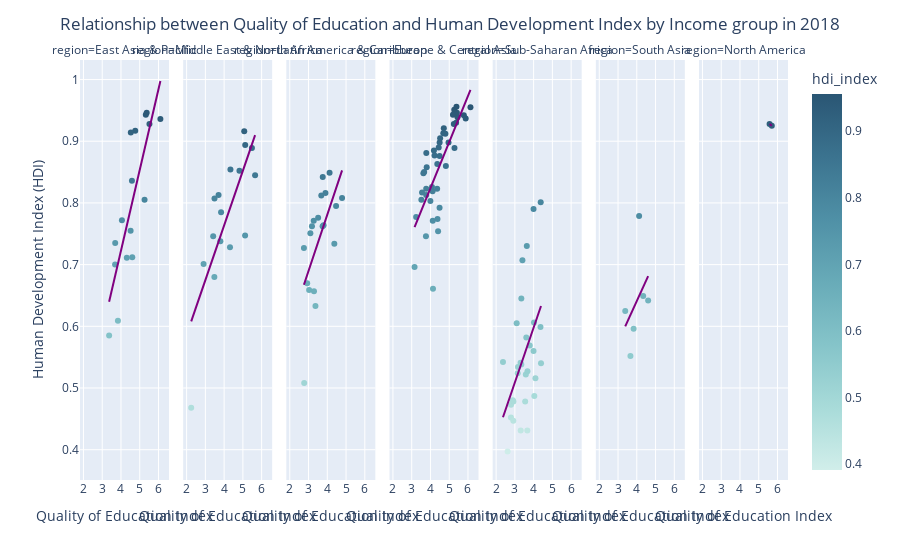

Source (notebook cell):
### Markdown cell above
In general there aren't mcuh difference between the regions except for North America which can be explianed by the low number of observations/countries.

### Code cell
fig = px.scatter(data_frame=df_indicators_2018,x='edu_quality_index',y='hdi_index',facet_col='region',hover_name='country',color='hdi_index',trendline='ols',
                 category_orders= regions_ord, labels={'hdi':'Humand Development Index'},
                 color_continuous_scale=px.colors.sequential.Teal, trendline_color_override='Purple')

#Setting the labels of the plot
fig.update_layout(
    title={
        'text': "Relationship between Quality of Education and Human Development Index by Income group in 2018",
        'x':0.5,
        'xanchor': 'center'},
    xaxis_title="Quality of Education Index",
    yaxis_title="Human Development Index (HDI)"
)
#Ensuring that all x-axis show the correct label
fig.for_each_xaxis(lambda x: x.update(title="Quality of Education Index"))

fig.show()

### Figure 1 — Plotly figure (JSON) as saved in the notebook; plotly's stock layout.template omitted (floating-point values rounded to 4 significant figures)
{"data": [{"hovertemplate": "<b>%{hovertext}</b><br><br>region=East Asia & Pacific<br>edu_quality_index=%{x}<br>hdi_index=%{marker.color}<extra></extra>", "hovertext": ["American Samoa", "Australia", "Brunei", "Cambodia", "China", "Fiji", "French Polynesia", "Guam", "Hong Kong", "Indonesia", "Japan", "Kiribati", "Korea, Rep.", "Lao PDR", "Macao SAR, China", "Malaysia", "Marshall Islands", "Micronesia", "Mongolia", "Myanmar", "Nauru", "New Caledonia", "New Zealand", "Northern Mariana Islands", "Palau", "Papua New Guinea", "Philippines", "Samoa", "Singapore", "Solomon Islands", "Thailand", "Timor-Leste", "Tonga", "Tuvalu", "Vanuatu", "Vietnam"], "legendgroup": "", "marker": {"color": [null, 0.943, 0.836, 0.585, 0.755, 0.742, null, null, 0.946, 0.712, 0.917, 0.628, 0.914, 0.609, null, 0.805, 0.702, 0.618, 0.735, 0.579, null, null, 0.928, null, 0.822, 0.549, 0.711, 0.709, 0.936, 0.564, 0.772, 0.599, 0.723, null, 0.603, 0.7], "coloraxis": "coloraxis", "symbol": "circle"}, "mode": "markers", "name": "", "orientation": "v", "showlegend": false, "type": "scatter", "x": [null, 5.325, 4.585, 3.368, 4.514, null, null, null, 5.372, 4.603, 4.761, null, 4.524, 3.837, null, 5.258, null, null, 3.693, null, null, null, 5.519, null, null, null, 4.312, null, 6.102, null, 4.051, null, null, null, null, 3.687], "xaxis": "x", "y": [null, 0.943, 0.836, 0.585, 0.755, 0.742, null, null, 0.946, 0.712, 0.917, 0.628, 0.914, 0.609, null, 0.805, 0.702, 0.618, 0.735, 0.579, null, null, 0.928, null, 0.822, 0.549, 0.711, 0.709, 0.936, 0.564, 0.772, 0.599, 0.723, null, 0.603, 0.7], "yaxis": "y"}, {"hovertemplate": "<b>OLS trendline</b><br>hdi_index = 0.13093 * edu_quality_index + 0.198708<br>R<sup>2</sup>=0.688274<br><br>region=East Asia & Pacific<br>edu_quality_index=%{x}<br>hdi_index=%{y} <b>(trend)</b><extra></extra>", "legendgroup": "", "line": {"color": "Purple"}, "marker": {"symbol": "circle"}, "mode": "lines", "name": "", "showlegend": false, "type": "scatter", "x": [3.368, 3.687, 3.693, 3.837, 4.051, 4.312, 4.514, 4.524, 4.585, 4.603, 4.761, 5.258, 5.325, 5.372, 5.519, 6.102], "xaxis": "x", "y": [0.6397, 0.6815, 0.6822, 0.7011, 0.729, 0.7633, 0.7897, 0.7911, 0.799, 0.8013, 0.8221, 0.8872, 0.8959, 0.9021, 0.9213, 0.9976], "yaxis": "y"}, {"hovertemplate": "<b>%{hovertext}</b><br><br>region=Middle East & North Africa<br>edu_quality_index=%{x}<br>hdi_index=%{marker.color}<extra></extra>", "hovertext": ["Algeria", "Bahrain", "Djibouti", "Egypt", "Iran", "Iraq", "Israel", "Jordan", "Kuwait", "Lebanon", "Libya", "Malta", "Morocco", "Oman", "Qatar", "Saudi Arabia", "Syria", "Tunisia", "United Arab Emirates", "West Bank and Gaza", "Yemen"], "legendgroup": "", "marker": {"color": [0.746, 0.852, 0.518, 0.701, 0.785, 0.671, 0.916, 0.728, 0.807, 0.747, 0.721, 0.894, 0.68, 0.813, 0.845, 0.854, 0.563, 0.738, 0.889, null, 0.468], "coloraxis": "coloraxis", "symbol": "circle"}, "mode": "markers", "name": "", "orientation": "v", "showlegend": false, "type": "scatter", "x": [3.417, 4.817, null, 2.905, 3.838, null, 5.072, 4.312, 3.486, 5.119, null, 5.124, 3.48, 3.703, 5.651, 4.336, null, 3.799, 5.482, null, 2.245], "xaxis": "x2", "y": [0.746, 0.852, 0.518, 0.701, 0.785, 0.671, 0.916, 0.728, 0.807, 0.747, 0.721, 0.894, 0.68, 0.813, 0.845, 0.854, 0.563, 0.738, 0.889, null, 0.468], "yaxis": "y2"}, {"hovertemplate": "<b>OLS trendline</b><br>hdi_index = 0.0886201 * edu_quality_index + 0.409027<br>R<sup>2</sup>=0.622130<br><br>region=Middle East & North Africa<br>edu_quality_index=%{x}<br>hdi_index=%{y} <b>(trend)</b><extra></extra>", "legendgroup": "", "line": {"color": "Purple"}, "marker": {"symbol": "circle"}, "mode": "lines", "name": "", "showlegend": false, "type": "scatter", "x": [2.245, 2.905, 3.417, 3.48, 3.486, 3.703, 3.799, 3.838, 4.312, 4.336, 4.817, 5.072, 5.119, 5.124, 5.482, 5.651], "xaxis": "x2", "y": [0.608, 0.6665, 0.7118, 0.7174, 0.718, 0.7372, 0.7457, 0.7491, 0.7912, 0.7933, 0.8359, 0.8585, 0.8626, 0.8632, 0.8948, 0.9098], "yaxis": "y2"}, {"hovertemplate": "<b>%{hovertext}</b><br><br>region=Latin America & Caribbean<br>edu_quality_index=%{x}<br>hdi_index=%{marker.color}<extra></extra>", "hovertext": ["Antigua and Barbuda", "Argentina", "Aruba", "Bahamas", "Barbados", "Belize", "Bolivia", "Brazil", "British Virgin Islands", "Cayman Islands", "Chile", "Colombia", "Costa Rica", "Cuba", "Curacao", "Dominica", "Dominican Republic", "Ecuador", "El Salvador", "Grenada", "Guatemala", "Guyana", "Haiti", "Honduras", "Jamaica", "Mexico", "Nicaragua", "Panama", "Paraguay", "Peru", "Puerto Rico", "Sint Maarten (Dutch part)", "St. Kitts and Nevis", "St. Lucia", "St. Martin (French part)", "St. Vincent and the Grenadines", "Suriname", "Trinidad and Tobago", "Turks and Caicos Islands", "Uruguay"], "legendgroup": "", "marker": {"color": [0.772, 0.842, null, 0.812, 0.81, 0.714, 0.714, 0.762, null, null, 0.849, 0.764, 0.808, 0.781, null, 0.738, 0.751, 0.762, 0.67, 0.773, 0.657, 0.68, 0.508, 0.633, 0.734, 0.776, 0.659, 0.812, 0.727, 0.771, null, null, 0.773, 0.758, null, null, 0.734, 0.795, null, 0.816], "coloraxis": "coloraxis", "symbol": "circle"}, "mode": "markers", "name": "", "orientation": "v", "showlegend": false, "type": "scatter", "x": [null, 3.757, null, null, null, null, null, 3.183, null, null, 4.122, 3.8, 4.788, null, null, null, 3.097, 3.751, 2.928, null, 3.29, null, 2.768, 3.369, 4.375, 3.512, 3.032, 3.68, 2.754, 3.277, null, null, null, null, null, null, null, 4.469, null, 3.902], "xaxis": "x3", "y": [0.772, 0.842, null, 0.812, 0.81, 0.714, 0.714, 0.762, null, null, 0.849, 0.764, 0.808, 0.781, null, 0.738, 0.751, 0.762, 0.67, 0.773, 0.657, 0.68, 0.508, 0.633, 0.734, 0.776, 0.659, 0.812, 0.727, 0.771, null, null, 0.773, 0.758, null, null, 0.734, 0.795, null, 0.816], "yaxis": "y3"}, {"hovertemplate": "<b>OLS trendline</b><br>hdi_index = 0.0911925 * edu_quality_index + 0.41623<br>R<sup>2</sup>=0.393042<br><br>region=Latin America & Caribbean<br>edu_quality_index=%{x}<br>hdi_index=%{y} <b>(trend)</b><extra></extra>", "legendgroup": "", "line": {"color": "Purple"}, "marker": {"symbol": "circle"}, "mode": "lines", "name": "", "showlegend": false, "type": "scatter", "x": [2.754, 2.768, 2.928, 3.032, 3.097, 3.183, 3.277, 3.29, 3.369, 3.512, 3.68, 3.751, 3.757, 3.8, 3.902, 4.122, 4.375, 4.469, 4.788], "xaxis": "x3", "y": [0.6674, 0.6687, 0.6832, 0.6928, 0.6987, 0.7065, 0.7151, 0.7162, 0.7235, 0.7365, 0.7518, 0.7582, 0.7588, 0.7628, 0.7721, 0.7921, 0.8152, 0.8237, 0.8528], "yaxis": "y3"}, {"hovertemplate": "<b>%{hovertext}</b><br><br>region=Europe & Central Asia<br>edu_quality_index=%{x}<br>hdi_index=%{marker.color}<extra></extra>", "hovertext": ["Albania", "Andorra", "Armenia", "Austria", "Azerbaijan", "Belarus", "Belgium", "Bosnia and Herzegovina", "Bulgaria", "Channel Islands", "Croatia", "Cyprus", "Czech", "Denmark", "Estonia", "Faroe Islands", "Finland", "France", "Georgia", "Germany", "Gibraltar", "Greece", "Greenland", "Hungary", "Iceland", "Ireland", "Isle of Man", "Italy", "Kazakhstan", "Kosovo", "Kyrgyzstan", "Latvia", "Liechtenstein", "Lithuania", "Luxembourg", "Moldova", "Monaco", "Montenegro", "Netherlands", "North Macedonia", "Norway", "Poland", "Portugal", "Romania", "Russia", "San Marino", "Serbia", "Slovakia", "Slovenia", "Spain", "Sweden", "Switzerland", "Tajikistan", "Turkey", "Turkmenistan", "Ukraine", "United Kingdom", "Uzbekistan"], "legendgroup": "", "marker": {"color": [0.792, 0.867, 0.771, 0.921, 0.754, 0.823, 0.93, 0.777, 0.813, null, 0.848, 0.885, 0.898, 0.939, 0.889, null, 0.937, 0.898, 0.805, 0.946, null, 0.881, null, 0.85, 0.946, 0.951, null, 0.89, 0.819, null, 0.696, 0.863, 0.919, 0.876, 0.913, 0.746, null, 0.826, 0.942, 0.77, 0.956, 0.877, 0.86, 0.823, 0.823, null, 0.803, 0.858, 0.912, 0.905, 0.943, 0.955, 0.661, 0.817, 0.71, 0.774, 0.928, 0.717], "coloraxis": "coloraxis", "symbol": "circle"}, "mode": "markers", "name": "", "orientation": "v", "showlegend": false, "type": "scatter", "x": [4.486, null, 4.123, 4.71, 4.406, null, 5.367, 3.237, 3.773, null, 3.622, 4.184, 4.489, 5.441, 5.281, null, 5.878, 4.963, 3.515, 5.284, null, 3.778, null, 3.664, 5.411, 5.269, null, 4.438, 4.113, null, 3.152, 4.364, null, 4.489, 4.684, 3.76, null, 4.08, 5.779, null, 5.386, 4.217, 4.821, 3.774, 4.356, null, 3.996, 3.799, 4.796, 4.515, 5.199, 6.133, 4.135, 3.552, null, 4.374, 5.246, null], "xaxis": "x4", "y": [0.792, 0.867, 0.771, 0.921, 0.754, 0.823, 0.93, 0.777, 0.813, null, 0.848, 0.885, 0.898, 0.939, 0.889, null, 0.937, 0.898, 0.805, 0.946, null, 0.881, null, 0.85, 0.946, 0.951, null, 0.89, 0.819, null, 0.696, 0.863, 0.919, 0.876, 0.913, 0.746, null, 0.826, 0.942, 0.77, 0.956, 0.877, 0.86, 0.823, 0.823, null, 0.803, 0.858, 0.912, 0.905, 0.943, 0.955, 0.661, 0.817, 0.71, 0.774, 0.928, 0.717], "yaxis": "y4"}, {"hovertemplate": "<b>OLS trendline</b><br>hdi_index = 0.0746785 * edu_quality_index + 0.52517<br>R<sup>2</sup>=0.569595<br><br>region=Europe & Central Asia<br>edu_quality_index=%{x}<br>hdi_index=%{y} <b>(trend)</b><extra></extra>", "legendgroup": "", "line": {"color": "Purple"}, "marker": {"symbol": "circle"}, "mode": "lines", "name": "", "showlegend": false, "type": "scatter", "x": [3.152, 3.237, 3.515, 3.552, 3.622, 3.664, 3.76, 3.773, 3.774, 3.778, 3.799, 3.996, 4.08, 4.113, 4.123, 4.135, 4.184, 4.217, 4.356, 4.364, 4.374, 4.406, 4.438, 4.486, 4.489, 4.489, 4.515, 4.684, 4.71, 4.796, 4.821, 4.963, 5.199, 5.246, 5.269, 5.281, 5.284, 5.367, 5.386, 5.411, 5.441, 5.779, 5.878, 6.133], "xaxis": "x4", "y": [0.7606, 0.7669, 0.7877, 0.7904, 0.7957, 0.7988, 0.806, 0.8069, 0.807, 0.8073, 0.8089, 0.8236, 0.8299, 0.8323, 0.8331, 0.834, 0.8376, 0.8401, 0.8505, 0.8511, 0.8518, 0.8542, 0.8566, 0.8601, 0.8604, 0.8604, 0.8624, 0.875, 0.8769, 0.8833, 0.8852, 0.8958, 0.9134, 0.9169, 0.9186, 0.9195, 0.9198, 0.926, 0.9274, 0.9292, 0.9315, 0.9567, 0.9641, 0.9831], "yaxis": "y4"}, {"hovertemplate": "<b>%{hovertext}</b><br><br>region=Sub-Saharan Africa<br>edu_quality_index=%{x}<br>hdi_index=%{marker.color}<extra></extra>", "hovertext": ["Angola", "Benin", "Botswana", "Burkina Faso", "Burundi", "Cabo Verde", "Cameroon", "Central African Republic", "Chad", "Comoros", "Cote d'Ivoire", "Equatorial Guinea", "Eritrea", "Eswatini", "Ethiopia", "Gabon", "Gambia", "Ghana", "Guinea", "Guinea-Bissau", "Kenya", "Lesotho", "Liberia", "Madagascar", "Malawi", "Mali", "Mauritania", "Mauritius", "Mozambique", "Namibia", "Niger", "Nigeria", "Rwanda", "Sao Tome and Principe", "Senegal", "Seychelles", "Sierra Leone", "Somalia", "South Africa", "South Sudan", "Sudan", "Tanzania", "Togo", "Uganda", "Zambia", "Zimbabwe", "Congo"], "legendgroup": "", "marker": {"color": [0.582, 0.541, 0.73, 0.443, 0.431, 0.663, 0.56, 0.395, 0.397, 0.552, 0.534, 0.582, 0.456, 0.605, 0.478, 0.697, 0.487, 0.606, 0.473, 0.472, 0.599, 0.522, 0.48, 0.527, 0.478, 0.431, 0.542, 0.801, 0.452, 0.645, 0.391, 0.534, 0.54, 0.624, 0.516, 0.79, 0.447, null, 0.707, 0.429, 0.506, 0.524, 0.51, 0.538, 0.582, 0.569, 0.573], "coloraxis": "coloraxis", "symbol": "circle"}, "mode": "markers", "name": "", "orientation": "v", "showlegend": false, "type": "scatter", "x": [null, 3.303, 3.636, null, 3.31, null, 3.995, null, 2.613, null, null, null, null, 3.097, 3.549, null, 4.036, 4.019, 2.795, null, 4.365, 3.584, 2.892, 3.672, 2.923, 3.664, 2.366, 4.377, 2.79, 3.345, null, 3.168, 4.394, null, 4.097, 3.995, 2.917, null, 3.402, null, null, 3.151, null, 3.343, 3.609, 3.793, null], "xaxis": "x5", "y": [0.582, 0.541, 0.73, 0.443, 0.431, 0.663, 0.56, 0.395, 0.397, 0.552, 0.534, 0.582, 0.456, 0.605, 0.478, 0.697, 0.487, 0.606, 0.473, 0.472, 0.599, 0.522, 0.48, 0.527, 0.478, 0.431, 0.542, 0.801, 0.452, 0.645, 0.391, 0.534, 0.54, 0.624, 0.516, 0.79, 0.447, null, 0.707, 0.429, 0.506, 0.524, 0.51, 0.538, 0.582, 0.569, 0.573], "yaxis": "y5"}, {"hovertemplate": "<b>OLS trendline</b><br>hdi_index = 0.0889933 * edu_quality_index + 0.24196<br>R<sup>2</sup>=0.226918<br><br>region=Sub-Saharan Africa<br>edu_quality_index=%{x}<br>hdi_index=%{y} <b>(trend)</b><extra></extra>", "legendgroup": "", "line": {"color": "Purple"}, "marker": {"symbol": "circle"}, "mode": "lines", "name": "", "showlegend": false, "type": "scatter", "x": [2.366, 2.613, 2.79, 2.795, 2.892, 2.917, 2.923, 3.097, 3.151, 3.168, 3.303, 3.31, 3.343, 3.345, 3.402, 3.549, 3.584, 3.609, 3.636, 3.664, 3.672, 3.793, 3.995, 3.995, 4.019, 4.036, 4.097, 4.365, 4.377, 4.394], "xaxis": "x5", "y": [0.4525, 0.4745, 0.4903, 0.4907, 0.4993, 0.5015, 0.5021, 0.5175, 0.5224, 0.5239, 0.5359, 0.5365, 0.5395, 0.5397, 0.5447, 0.5578, 0.5609, 0.5631, 0.5656, 0.568, 0.5688, 0.5795, 0.5975, 0.5975, 0.5996, 0.6012, 0.6066, 0.6304, 0.6315, 0.633], "yaxis": "y5"}, {"hovertemplate": "<b>%{hovertext}</b><br><br>region=South Asia<br>edu_quality_index=%{x}<br>hdi_index=%{marker.color}<extra></extra>", "hovertext": ["Afghanistan", "Bangladesh", "Bhutan", "India", "Maldives", "Nepal", "Pakistan", "Sri Lanka"], "legendgroup": "", "marker": {"color": [0.509, 0.625, 0.649, 0.642, 0.734, 0.596, 0.552, 0.779], "coloraxis": "coloraxis", "symbol": "circle"}, "mode": "markers", "name": "", "orientation": "v", "showlegend": false, "type": "scatter", "x": [null, 3.384, 4.341, 4.605, null, 3.831, 3.66, 4.124], "xaxis": "x6", "y": [0.509, 0.625, 0.649, 0.642, 0.734, 0.596, 0.552, 0.779], "yaxis": "y6"}, {"hovertemplate": "<b>OLS trendline</b><br>hdi_index = 0.0667095 * edu_quality_index + 0.374266<br>R<sup>2</sup>=0.155054<br><br>region=South Asia<br>edu_quality_index=%{x}<br>hdi_index=%{y} <b>(trend)</b><extra></extra>", "legendgroup": "", "line": {"color": "Purple"}, "marker": {"symbol": "circle"}, "mode": "lines", "name": "", "showlegend": false, "type": "scatter", "x": [3.384, 3.66, 3.831, 4.124, 4.341, 4.605], "xaxis": "x6", "y": [0.6, 0.6184, 0.6298, 0.6494, 0.6639, 0.6815], "yaxis": "y6"}, {"hovertemplate": "<b>%{hovertext}</b><br><br>region=North America<br>edu_quality_index=%{x}<br>hdi_index=%{marker.color}<extra></extra>", "hovertext": ["Bermuda", "Canada", "United States"], "legendgroup": "", "marker": {"color": [null, 0.928, 0.925], "coloraxis": "coloraxis", "symbol": "circle"}, "mode": "markers", "name": "", "orientation": "v", "showlegend": false, "type": "scatter", "x": [null, 5.579, 5.697], "xaxis": "x7", "y": [null, 0.928, 0.925], "yaxis": "y7"}, {"hovertemplate": "<b>OLS trendline</b><br>hdi_index = -0.0254153 * edu_quality_index + 1.0698<br>R<sup>2</sup>=1.000000<br><br>region=North America<br>edu_quality_index=%{x}<br>hdi_index=%{y} <b>(trend)</b><extra></extra>", "legendgroup": "", "line": {"color": "Purple"}, "marker": {"symbol": "circle"}, "mode": "lines", "name": "", "showlegend": false, "type": "scatter", "x": [5.579, 5.697], "xaxis": "x7", "y": [0.928, 0.925], "yaxis": "y7"}], "layout": {"annotations": [{"font": {}, "showarrow": false, "text": "region=East Asia & Pacific", "x": 0.06286, "xanchor": "center", "xref": "paper", "y": 1, "yanchor": "bottom", "yref": "paper"}, {"font": {}, "showarrow": false, "text": "region=Middle East & North Africa", "x": 0.2086, "xanchor": "center", "xref": "paper", "y": 1, "yanchor": "bottom", "yref": "paper"}, {"font": {}, "showarrow": false, "text": "region=Latin America & Caribbean", "x": 0.3543, "xanchor": "center", "xref": "paper", "y": 1, "yanchor": "bottom", "yref": "paper"}, {"font": {}, "showarrow": false, "text": "region=Europe & Central Asia", "x": 0.5, "xanchor": "center", "xref": "paper", "y": 1, "yanchor": "bottom", "yref": "paper"}, {"font": {}, "showarrow": false, "text": "region=Sub-Saharan Africa", "x": 0.6457, "xanchor": "center", "xref": "paper", "y": 1, "yanchor": "bottom", "yref": "paper"}, {"font": {}, "showarrow": false, "text": "region=South Asia", "x": 0.7914, "xanchor": "center", "xref": "paper", "y": 1, "yanchor": "bottom", "yref": "paper"}, {"font": {}, "showarrow": false, "text": "region=North America", "x": 0.9371, "xanchor": "center", "xref": "paper", "y": 1, "yanchor": "bottom", "yref": "paper"}], "coloraxis": {"colorbar": {"title": {"text": "hdi_index"}}, "colorscale": [[0, "rgb(209, 238, 234)"], [0.1667, "rgb(168, 219, 217)"], [0.3333, "rgb(133, 196, 201)"], [0.5, "rgb(104, 171, 184)"], [0.6667, "rgb(79, 144, 166)"], [0.8333, "rgb(59, 115, 143)"], [1, "rgb(42, 86, 116)"]]}, "legend": {"tracegroupgap": 0}, "margin": {"t": 60}, "title": {"text": "Relationship between Quality of Education and Human Development Index by Income group in 2018", "x": 0.5, "xanchor": "center"}, "xaxis": {"anchor": "y", "domain": [0, 0.1257], "title": {"text": "Quality of Education Index"}}, "xaxis2": {"anchor": "y2", "domain": [0.1457, 0.2714], "matches": "x", "title": {"text": "Quality of Education Index"}}, "xaxis3": {"anchor": "y3", "domain": [0.2914, 0.4171], "matches": "x", "title": {"text": "Quality of Education Index"}}, "xaxis4": {"anchor": "y4", "domain": [0.4371, 0.5629], "matches": "x", "title": {"text": "Quality of Education Index"}}, "xaxis5": {"anchor": "y5", "domain": [0.5829, 0.7086], "matches": "x", "title": {"text": "Quality of Education Index"}}, "xaxis6": {"anchor": "y6", "domain": [0.7286, 0.8543], "matches": "x", "title": {"text": "Quality of Education Index"}}, "xaxis7": {"anchor": "y7", "domain": [0.8743, 1.0], "matches": "x", "title": {"text": "Quality of Education Index"}}, "yaxis": {"anchor": "x", "domain": [0, 1], "title": {"text": "Human Development Index (HDI)"}}, "yaxis2": {"anchor": "x2", "domain": [0, 1], "matches": "y", "showticklabels": false}, "yaxis3": {"anchor": "x3", "domain": [0, 1], "matches": "y", "showticklabels": false}, "yaxis4": {"anchor": "x4", "domain": [0, 1], "matches": "y", "showticklabels": false}, "yaxis5": {"anchor": "x5", "domain": [0, 1], "matches": "y", "showticklabels": false}, "yaxis6": {"anchor": "x6", "domain": [0, 1], "matches": "y", "showticklabels": false}, "yaxis7": {"anchor": "x7", "domain": [0, 1], "matches": "y", "showticklabels": false}}}
